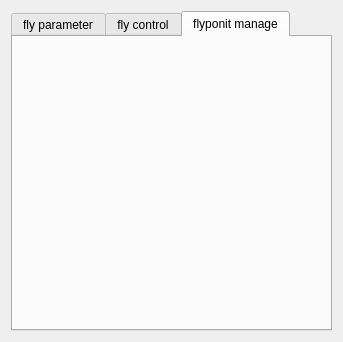
<?xml version="1.0" encoding="UTF-8"?>
<ui version="4.0">
 <class>Cmd</class>
 <widget class="QWidget" name="Cmd">
  <property name="geometry">
   <rect>
    <x>0</x>
    <y>0</y>
    <width>343</width>
    <height>342</height>
   </rect>
  </property>
  <property name="windowTitle">
   <string>Form</string>
  </property>
  <layout class="QVBoxLayout" name="verticalLayout">
   <item>
    <widget class="QTabWidget" name="tabWidget">
     <property name="currentIndex">
      <number>2</number>
     </property>
     <widget class="CmdPlane" name="tab">
      <attribute name="title">
       <string>fly parameter</string>
      </attribute>
     </widget>
     <widget class="CmdFlight" name="tab_2">
      <attribute name="title">
       <string>fly control</string>
      </attribute>
     </widget>
     <widget class="CmdTrack" name="tab_3">
      <attribute name="title">
       <string>flyponit manage</string>
      </attribute>
     </widget>
    </widget>
   </item>
  </layout>
 </widget>
 <customwidgets>
  <customwidget>
   <class>CmdTrack</class>
   <extends>QWidget</extends>
   <header>cmdTrack.h</header>
   <container>1</container>
  </customwidget>
  <customwidget>
   <class>CmdFlight</class>
   <extends>QWidget</extends>
   <header>cmdFlight.h</header>
   <container>1</container>
  </customwidget>
  <customwidget>
   <class>CmdPlane</class>
   <extends>QWidget</extends>
   <header>cmdPlane.h</header>
   <container>1</container>
  </customwidget>
 </customwidgets>
 <resources/>
 <connections/>
</ui>
